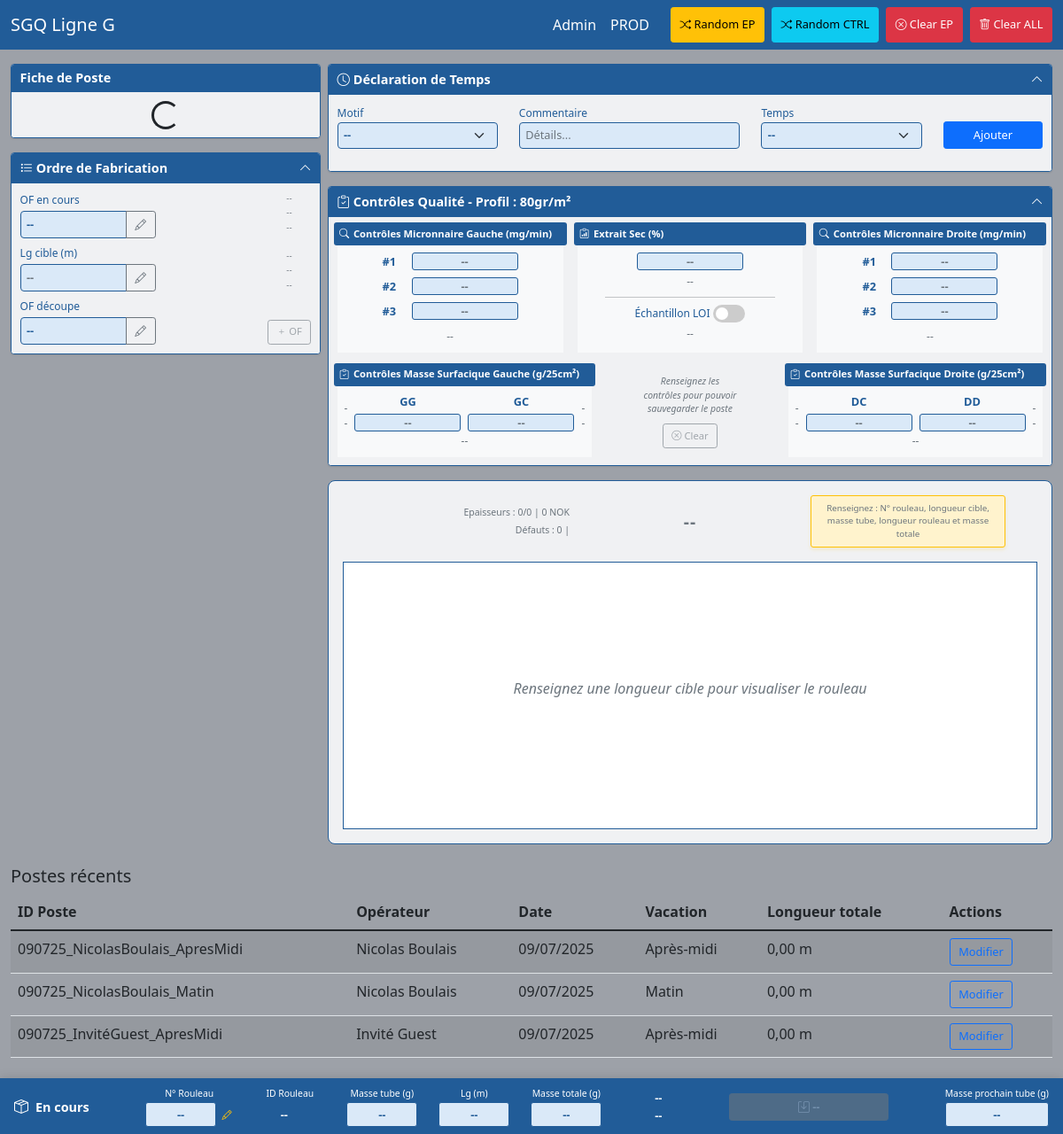
Before: / with the older database file.
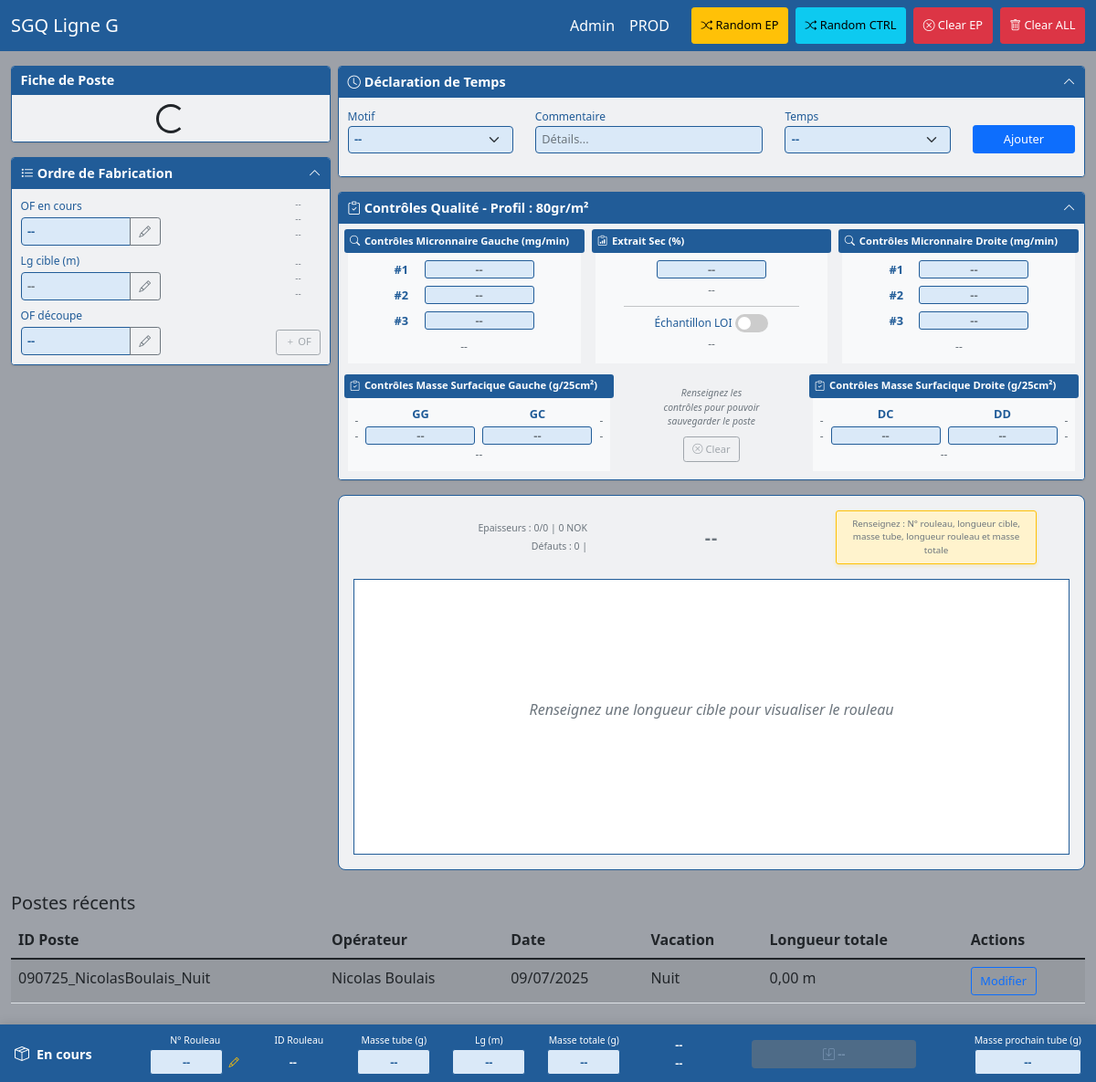
After: the same page with the newer database file.
### production/models.py (models this page shows, shortened)
class Shift(models.Model):
    VACATION_CHOICES = [
        ('Matin', 'Matin'),
        ('ApresMidi', 'Après-midi'),
        ('Nuit', 'Nuit'),
        ('Journee', 'Journée'),
    ]
    shift_id = models.CharField(max_length=50, unique=True,
                               help_text="ID unique généré automatiquement (format: date_operator_vacation)")
    date = models.DateField(verbose_name="Date", help_text="Date de production")
    operator = models.ForeignKey(Operator, on_delete=models.CASCADE,
                                verbose_name="Opérateur", help_text="Opérateur responsable du poste")
    vacation = models.CharField(max_length=20, choices=VACATION_CHOICES,
                               verbose_name="Vacation", help_text="Vacation du poste")
    start_time = models.TimeField(null=True, blank=True, verbose_name="Heure de début", help_text="Heure de début du poste")
    end_time = models.TimeField(null=True, blank=True, verbose_name="Heure de fin", help_text="Heure de fin du poste")
    availability_time = models.DurationField(verbose_name="Temps disponible", help_text="Temps de disponibilité", null=True, blank=True)
    lost_time = models.DurationField(verbose_name="Temps perdu", help_text="Temps perdu", null=True, blank=True)
    operator_comments = models.TextField(blank=True,
                                       verbose_name="", help_text="Commentaires de l'opérateur")
    total_length = models.DecimalField(max_digits=10, decimal_places=2, default=0,
                                     help_text="Longueur totale en mètres")
    ok_length = models.DecimalField(max_digits=10, decimal_places=2, default=0,
                                  help_text="Longueur conforme en mètres")
    nok_length = models.DecimalField(max_digits=10, decimal_places=2, default=0,
                                   help_text="Longueur non conforme en mètres")
    raw_waste_length = models.DecimalField(max_digits=10, decimal_places=2, default=0,
                                         help_text="Longueur déchet brut en mètres")
    started_at_beginning = models.BooleanField(default=False, verbose_name="Machine démarrée", help_text="Machine démarrée en début de poste")
    meter_reading_start = models.DecimalField(max_digits=10, decimal_places=2, null=True, blank=True,
                                            verbose_name="Lg enroulée (m)", help_text="Métrage en début de poste (si démarrée)")
    started_at_end = models.BooleanField(default=False, verbose_name="Machine démarrée", help_text="Machine démarrée en fin de poste")
    meter_reading_end = models.DecimalField(max_digits=10, decimal_places=2, null=True, blank=True,
                                          verbose_name="Lg enroulée (m)", help_text="Métrage en fin de poste (si démarrée)")
    created_at = models.DateTimeField(auto_now_add=True)
    updated_at = models.DateTimeField(auto_now=True)
    class Meta:
        verbose_name = "Poste"
        verbose_name_plural = "Postes"
        ordering = ['-date', '-created_at']

### core/models.py (models this page shows, shortened)
class Operator(models.Model):
    first_name = models.CharField(max_length=50, help_text="Prénom de l'opérateur")
    last_name = models.CharField(max_length=50, help_text="Nom de l'opérateur")
    employee_id = models.CharField(max_length=20, unique=True, blank=True, null=True,
                                  help_text="Matricule employé (optionnel)")
    training_completed = models.BooleanField(default=False,
                                           help_text="Formation terminée")
    is_active = models.BooleanField(default=True,
                                   help_text="Opérateur actif")
    created_at = models.DateTimeField(auto_now_add=True)
    updated_at = models.DateTimeField(auto_now=True)
    class Meta:
        verbose_name = "Opérateur"
        verbose_name_plural = "Opérateurs"
        ordering = ['last_name', 'first_name']
    @property
    def full_name(self):
        return f"{self.first_name} {self.last_name}"

### production/views.py (the view)
# urls.py: path('', views.prod, name='prod'),
def prod(request):
    shifts = Shift.objects.select_related('operator').order_by('-date', '-created_at')[:10]
    defect_types = DefectType.objects.filter(is_active=True).order_by('name')
    context = {
        'shifts': shifts,
        'defect_types': defect_types,
    }
    return render(request, 'production/prod.html', context)

### templates/production/prod.html (shortened to what the changed rows need)
{% extends 'base.html' %}
{% block content %}
<div class="mt-4">
    <div class="table-responsive">
        <table class="table table-striped">
            <thead>
                <tr>
                    <th>ID Poste</th>
                    <th>Opérateur</th>
                    <th>Date</th>
                    <th>Vacation</th>
                    <th>Longueur totale</th>
                    <th>Actions</th>
                </tr>
            </thead>
            <tbody>
                {% for shift in shifts %}
                <tr>
                    <td>{{ shift.shift_id }}</td>
                    <td>{{ shift.operator.full_name }}</td>
                    <td>{{ shift.date|date:"d/m/Y" }}</td>
                    <td>{{ shift.get_vacation_display }}</td>
                    <td>{{ shift.total_length }} m</td>
                    <td>
                        <a href="{% url 'production:shift_edit' shift.id %}"
                           class="btn btn-sm btn-outline-primary">
                            Modifier
                        </a>
                    </td>
                </tr>
                {% empty %}
                <tr>
                    <td colspan="6" class="text-center text-muted">
                        Aucun poste enregistré
                    </td>
                </tr>
                {% endfor %}
            </tbody>
        </table>
    </div>
</div>
{% endblock %}
{% block extra_css %}
<link href="https://cdn.jsdelivr.net/npm/bootstrap-icons@1.7.2/font/bootstrap-icons.css" rel="stylesheet">
{% endblock %}

Changed rows visible on the page:
removed Shift: shift_id "090725_NicolasBoulais_ApresMidi", operator.full_name "Nicolas Boulais", date "09/07/2025", vacation "Après-midi", total_length "0,00"
removed Shift: shift_id "090725_NicolasBoulais_Matin", operator.full_name "Nicolas Boulais", date "09/07/2025", vacation "Matin", total_length "0,00"
removed Shift: shift_id "090725_InvitéGuest_ApresMidi", operator.full_name "Invité Guest", date "09/07/2025", vacation "Après-midi", total_length "0,00"
added Shift: shift_id "090725_NicolasBoulais_Nuit", operator.full_name "Nicolas Boulais", date "09/07/2025", vacation "Nuit", total_length "0,00"
